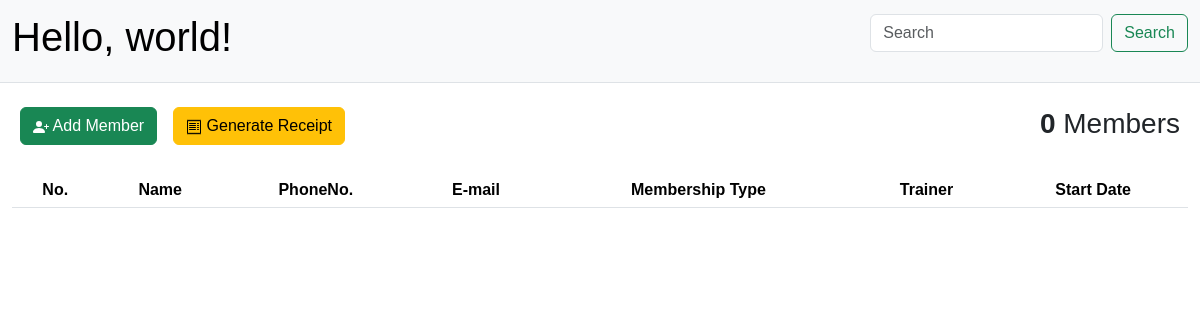
The app's page / (signed in), older data.
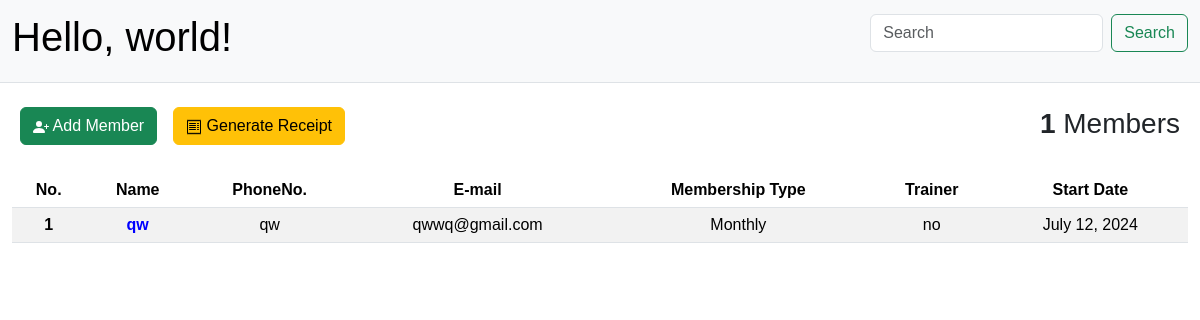
The same page, newer data.
### home/models.py (models this page shows, shortened)
class Admission(models.Model):
    user = models.ForeignKey(User, on_delete=models.CASCADE, default=get_default_user)
    profile_image=models.ImageField(null=True,blank=True,upload_to="images/")
    full_name = models.CharField(max_length=80)
    dob = models.DateField()
    gender = models.CharField(max_length=10)
    phone = models.CharField(max_length=15)
    email = models.EmailField()
    address = models.CharField(max_length=255)
    emergency_contact_name = models.CharField(max_length=80)
    relationship = models.CharField(max_length=20)
    emergency_contact_phone = models.CharField(max_length=15)
    medical_conditions = models.TextField(blank=True, null=True)
    allergies = models.TextField(blank=True, null=True)
    current_medications = models.TextField(blank=True, null=True)
    previous_injuries = models.TextField(blank=True, null=True)
    fitness_goals = models.TextField(blank=True, null=True)
    fitness_level = models.CharField(max_length=50)
    membership_type = models.CharField(max_length=50)
    start_date = models.DateField()
    payment_method = models.CharField(max_length=50)
    trainer_required = models.CharField(max_length=80, blank=True, null=True)
    trainer_duration = models.CharField(max_length=50, blank=True, null=True)
    trainer_fee = models.CharField(max_length=50,blank=True, null=True)
    pay_now = models.CharField(max_length=50, blank=True, null=True)
    admission_fee = models.CharField(max_length=50,blank=True, null=True)
    form_no = models.CharField(max_length=10, blank=True, null=True)

### home/views.py (the view)
# urls.py: path("", views.index, name="home"),
def index(request):
    all_admissions = Admission.objects.filter(user=request.user)
    context = {
        "admissions": all_admissions
    }
    return render(request, "home.html", context)

### templates/home.html (shortened to what this page needs)
{% extends "base_home_search.html" %}
{% block body %}
    <div class="container-fluid">
        <div class="all_button">
            <div class="d-flex flex-row mb-3">
                <div class="p-2">
                    <a href="{% url 'member' %}" class="btn btn-success" role="button">
                            Add Member
                    </a>
                </div>
                <div class="p-2">
                    <a href="{% url 'receipt' %}" class="btn btn-warning" role="button">
                            Generate Receipt
                    </a>
                </div>
                <div class="ms-auto p-2">
                   <h3><strong>{{ admissions|length }}</strong>  Members</h3>
                </div>
            </div>
        </div>
            <div class="table-responsive ">
                <table class="table table-striped" style="text-align: center;">
                    <thead>
                        <tr>
                            <th scope="col">No.</th>
                            <th scope="col">Name</th>
                            <th scope="col">PhoneNo.</th>
                            <th scope="col">E-mail</th>
                            <th scope="col">Membership Type</th>
                            <th scope="col">Trainer</th>
                            <th scope="col">Start Date</th>
                        </tr>
                    </thead>
                    <tbody>
                        {% for admission in admissions %}
                            <tr>
                                <th scope="row">{{ forloop.counter }}</th>
                                <td><a href="{% url 'profile' admission.id %}">{{ admission.full_name }}</a></td>
                                <td>{{ admission.phone }}</td>
                                <td>{{ admission.email }}</td>
                                <td>{{ admission.membership_type }}</td>
                                <td>{{ admission.trainer_required }}</td>
                                <td>{{ admission.start_date }}</td>
                            </tr>
                        {% endfor %}
                    </tbody>
                </table>
            </div>
    </div>
    {% endblock body %}

Row changes from the older to the newer data that the page shows:
added Admission: full_name "qw", phone "qw", email "qwwq@gmail.com", membership_type "Monthly", trainer_required "no", start_date "July 12, 2024"
Text that changed along with them:
{{ admissions|length }}: "0" → "1"
